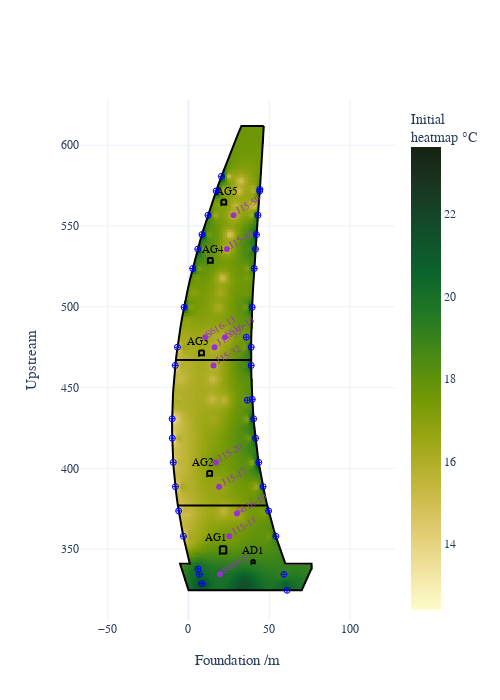

The notebook cell saved with this chart:
### Code cell
fig = go.Figure(
    go.Heatmap(
        x=ptsl_idw_df_inout_shape16['x'], 
        y=ptsl_idw_df_inout_shape16['y'], 
        z=ptsl_idw_df_inout_shape16['Temperature'], 
        colorscale='speed',
        colorbar=dict(title='Initial <br>heatmap °C')
    )
) # Generate the heatmap of dam concrete on the initial calculation day.

fig.add_trace(
    go.Scatter(
        x=shape16["x"],
        y=shape16["y"],
        line=dict(color="black"),
        showlegend=False
    )
) # Add the dam boundary in black color.

fig.add_trace(
    go.Scatter(
        x=lo_16langdao1["Col1"],
        y=lo_16langdao1["Col2"],
        line=dict(color="black"),
        showlegend=False
    )
) # Add the dam garlleries in black color.

fig.add_trace(
    go.Scatter(
    x=lo_corridor16["x"],
    y=lo_corridor16["y"]+8,
    mode="text",
    text=lo_corridor16["index"],
    textfont=dict(
        size=11,
        color="black"
    ),
    #textfont_size=11,
    showlegend=False
    )
) # Mark names of the galleries.

# create annotations iteratively for each thermometer
for i, val in enumerate(lo_y0_opt["x"]): 
    fig.add_annotation(
        x = lo_y0_opt["x"][i], 
        y = lo_y0_opt["y"][i], 
        text = lo_y0_opt["index"][i],
        showarrow=False,
        textangle=-30,
        xshift=15,
        yshift=10,
        font=dict(color='darkorchid', size=10))
# Indices of verification thermometers. Use add_annotation to chang text angles. Unfortunately, I haven't find an easy 
# way to generate text in batches. So a for loop has been used.

fig.add_trace(
    go.Scatter(
        x=lo_opt_bound["x"],
        y=lo_opt_bound["y"],
        mode="markers",
        marker_symbol="circle-cross-open",
        marker=dict(color="blue"),
        showlegend=False
    )
) # Add the boundary conditions of the inverse problem.

fig.add_trace(
    go.Scatter(
        x=lo_y0_opt["x"],
        y=lo_y0_opt["y"],
        mode="markers",
        marker=dict(color="darkorchid"),
        showlegend=False
    )
) # Add the verifications of the inverse problem.

fig.update_xaxes(
        title_text = "Foundation /m",
        title_font = {"size": 15},
        title_standoff = 20)

fig.update_yaxes(
        title_text = "Upstream",
        title_font = {"size": 15},
        title_standoff = 20)

fig.update_layout(width=500,height=700,template = "plotly_white",
                 yaxis = dict(scaleanchor = "x", scaleratio = 1),
                 font = dict(family="Times new roman")) # Set up a nice theme suitable for publication.
# 'scaleanchor' and 'scaleratio' are used to force a fixed ratio of pixels per unit between two axes.

### Figure 1 — Plotly figure (JSON) as saved in the notebook; plotly's stock layout.template omitted (floating-point values rounded to 4 significant figures; data arrays with more than 128 entries replaced by an {"elided": "..."} marker saying what was removed)
{"data": [{"colorbar": {"title": {"text": "Initial <br>heatmap °C"}}, "colorscale": [[0, "rgb(254, 252, 205)"], [0.09091, "rgb(239, 225, 156)"], [0.1818, "rgb(221, 201, 106)"], [0.2727, "rgb(194, 182, 59)"], [0.3636, "rgb(157, 167, 21)"], [0.4545, "rgb(116, 153, 5)"], [0.5455, "rgb(75, 138, 20)"], [0.6364, "rgb(35, 121, 36)"], [0.7273, "rgb(11, 100, 44)"], [0.8182, "rgb(18, 78, 43)"], [0.9091, "rgb(25, 56, 34)"], [1, "rgb(23, 35, 18)"]], "type": "heatmap", "x": {"elided": "12735 int values"}, "y": {"elided": "12735 int values"}, "z": {"elided": "12735 float values"}}, {"line": {"color": "black"}, "showlegend": false, "type": "scatter", "x": [46.61, 45.95, 45.17, 44.97, 44.29, 43.02, 42.65, 41.49, 41.1, 40.65, 39.91, 39.57, 39.45, 39.09, 38.86, 38.82, 38.78, 38.8, 38.8, 38.91, 39.09, 39.21, 39.35, 39.7, 40.15, 40.7, 41.15, 41.36, 42.1, 42.92, 43.83, 44.82, 44.96, 45.92, 47.11, 48.4, 48.81, 49.78, 51.12, 51.27, 52.87, 54.58, 56.37, 58.25, 60.01, 76.15, 76.15, 70.07, 31.99, 0.0726, -0.3933, -1.368, -2.34, -3.31, -4.277, -5.203, 0.8434, -0.1244, -1.314, -2.436, -4.041, -5.034, -5.1, -5.919, -6.552, -6.713, -7.434, -8.083, -8.649, -8.74, -9.114, -9.483, -9.771, -9.98, -10.1, -10.1, -10.13, -10.06, -9.877, -9.591, -9.385, -9.21, -8.734, -8.163, -7.798, -7.497, -6.734, -6.689, -5.877, -4.931, -3.903, -2.789, -2.087, -1.593, -0.3191, 1.031, 2.456, 3.957, 4.212, 5.53, 7.173, 8.886, 11.58, 12.16, 14.41, 17.37, 20.46, 21.6, 23.67, 27.0, 30.45, 32.78, 39, 46.61], "y": [611.9, 599.4, 586.8, 584.0, 574.2, 557.0, 551.9, 536.0, 530.0, 523.1, 510.2, 503.0, 500.5, 490.8, 481.1, 476.0, 471.4, 467.0, 464.9, 458.4, 452.0, 449.0, 445.5, 439.0, 432.6, 426.3, 422.0, 420.0, 413.8, 407.6, 401.6, 395.7, 395.0, 389.9, 384.3, 378.6, 377.0, 373.0, 368.0, 367.4, 361.9, 356.4, 350.9, 345.5, 340.9, 340.9, 338.0, 324.6, 324.6, 324.6, 326.0, 329.0, 332.0, 335.0, 338.0, 340.9, 340.9, 344.6, 349.6, 354.7, 362.4, 367.6, 368.0, 372.8, 377.0, 378.1, 383.3, 388.6, 393.9, 395.0, 399.4, 404.9, 410.5, 416.3, 422.0, 422.1, 427.9, 433.8, 439.8, 445.8, 449.0, 451.7, 457.7, 463.7, 467.0, 469.7, 475.7, 476.0, 481.6, 487.6, 493.5, 499.5, 503.0, 505.4, 511.4, 517.3, 523.1, 529.0, 530.0, 534.9, 540.7, 546.5, 555.2, 557.0, 563.8, 572.4, 581.0, 584.0, 589.4, 597.9, 606.4, 611.9, 611.9, 611.9]}, {"line": {"color": "black"}, "showlegend": false, "type": "scatter", "x": [39.24, 39.24, 40.98, 40.98, 40.48, 39.49, 38.99, 38.99, 39.24, null, 19.67, 19.67, 23.4, 23.4, 22.9, 19.92, 19.42, 19.42, 19.67, null, 11.88, 11.88, 14.61, 14.61, 14.11, 12.12, 11.63, 11.63, 11.88, null, 6.836, 6.836, 9.57, 9.57, 9.073, 7.085, 6.588, 6.588, 6.836, null, 12.28, 12.28, 15.01, 15.01, 14.51, 12.52, 12.03, 12.03, 12.28, null, 20.62, 20.62, 23.37, 23.37, 22.87, 20.87, 20.37, 20.37, 20.62, null, 38.9, -7.897, null, 48.91, -6.651], "y": [341.0, 341.2, 341.2, 342.7, 343.2, 343.2, 342.7, 341.0, 341.0, null, 347.0, 347.2, 347.2, 351.2, 351.7, 351.7, 351.2, 347.0, 347.0, null, 395.2, 395.4, 395.4, 397.9, 398.4, 398.4, 397.9, 395.2, 395.2, null, 469.7, 470.0, 470.0, 472.5, 473.0, 473.0, 472.5, 469.7, 469.7, null, 527.0, 527.2, 527.2, 529.7, 530.2, 530.2, 529.7, 527.0, 527.0, null, 563.0, 563.2, 563.2, 565.7, 566.2, 566.2, 565.7, 563.0, 563.0, null, 467.0, 467.0, null, 377.0, 377.0]}, {"mode": "text", "showlegend": false, "text": ["AD1", "AG1", "AG2", "AG3", "AG4", "AG5"], "textfont": {"color": "black", "size": 11}, "type": "scatter", "x": [40, 17, 9, 6, 15, 24], "y": [349, 357, 403, 478, 535, 571]}, {"marker": {"color": "blue", "symbol": "circle-cross-open"}, "mode": "markers", "showlegend": false, "type": "scatter", "x": [-3.12, -6.049, -8.095, -9.401, -10.03, -10.1, -8.164, -6.819, -2.747, 2.597, 5.762, 8.353, 12.07, 17.13, 20.37, 54.07, 49.61, 46.18, 43.52, 41.51, 40.32, 39.5, 38.82, 38.82, 39.42, 40.68, 41.48, 42.12, 43.0, 44.11, 44.18, 61, 8.243, 5.909, 6.764, 59.08, 36.42, 35.76], "y": [358, 373.7, 388.7, 403.7, 418.7, 430.7, 463.7, 475, 499.7, 523.7, 535.7, 544.7, 556.7, 571.7, 580.7, 358, 373.7, 388.7, 403.7, 418.7, 430.7, 442.7, 463.7, 475, 499.7, 523.7, 535.7, 544.7, 556.7, 571.7, 572.7, 324.6, 328.7, 337.7, 334.4, 334.4, 442.2, 481.2]}, {"marker": {"color": "darkorchid"}, "mode": "markers", "showlegend": false, "type": "scatter", "x": [19.53, 25.27, 30.0, 18.97, 16.98, 15.47, 16.13, 10.4, 22.57, 23.79, 27.91], "y": [334.4, 358, 372, 388.7, 403.7, 463.7, 475, 481.2, 481.2, 535.7, 556.7]}], "layout": {"annotations": [{"font": {"color": "darkorchid", "size": 10}, "showarrow": false, "text": "S616-5", "textangle": -30, "x": 19.53, "xshift": 15, "y": 334.4, "yshift": 10}, {"font": {"color": "darkorchid", "size": 10}, "showarrow": false, "text": "J15-11", "textangle": -30, "x": 25.27, "xshift": 15, "y": 358, "yshift": 10}, {"font": {"color": "darkorchid", "size": 10}, "showarrow": false, "text": "S616-10", "textangle": -30, "x": 30.0, "xshift": 15, "y": 372, "yshift": 10}, {"font": {"color": "darkorchid", "size": 10}, "showarrow": false, "text": "J15-17", "textangle": -30, "x": 18.97, "xshift": 15, "y": 388.7, "yshift": 10}, {"font": {"color": "darkorchid", "size": 10}, "showarrow": false, "text": "J15-20", "textangle": -30, "x": 16.98, "xshift": 15, "y": 403.7, "yshift": 10}, {"font": {"color": "darkorchid", "size": 10}, "showarrow": false, "text": "J15-32", "textangle": -30, "x": 15.47, "xshift": 15, "y": 463.7, "yshift": 10}, {"font": {"color": "darkorchid", "size": 10}, "showarrow": false, "text": "J15-35", "textangle": -30, "x": 16.13, "xshift": 15, "y": 475, "yshift": 10}, {"font": {"color": "darkorchid", "size": 10}, "showarrow": false, "text": "S616-13", "textangle": -30, "x": 10.4, "xshift": 15, "y": 481.2, "yshift": 10}, {"font": {"color": "darkorchid", "size": 10}, "showarrow": false, "text": "S616-14", "textangle": -30, "x": 22.57, "xshift": 15, "y": 481.2, "yshift": 10}, {"font": {"color": "darkorchid", "size": 10}, "showarrow": false, "text": "J15-44", "textangle": -30, "x": 23.79, "xshift": 15, "y": 535.7, "yshift": 10}, {"font": {"color": "darkorchid", "size": 10}, "showarrow": false, "text": "J15-50", "textangle": -30, "x": 27.91, "xshift": 15, "y": 556.7, "yshift": 10}], "font": {"family": "Times new roman"}, "height": 700, "width": 500, "xaxis": {"title": {"font": {"size": 15}, "standoff": 20, "text": "Foundation /m"}}, "yaxis": {"scaleanchor": "x", "scaleratio": 1, "title": {"font": {"size": 15}, "standoff": 20, "text": "Upstream"}}}}
